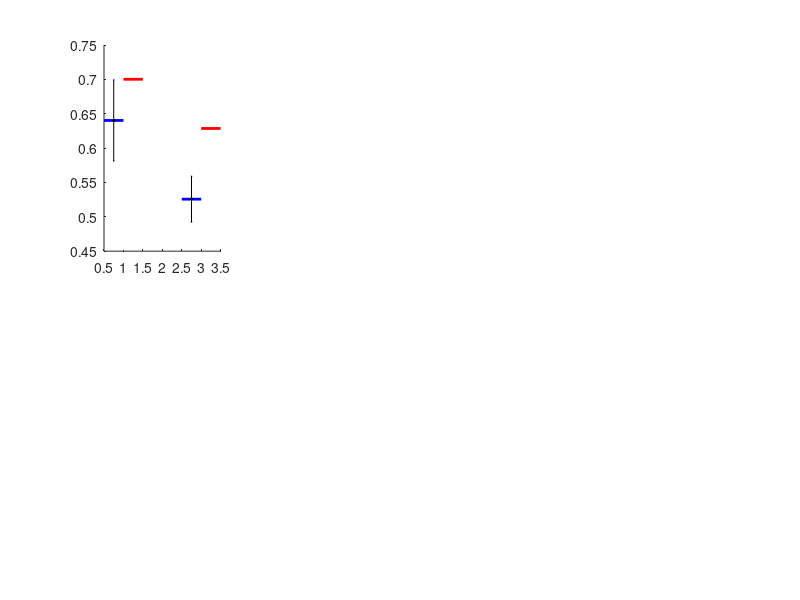

Write the MATLAB code that produced this figure. (Note: this script raises an error after producing the figure.)



%% figure S8b
clc
clear all
close all

% load
load('./data/figure5C_PI_4Dflow.mat');

DataVe = young.VePI;
DataVo = young.VoPI;
DataVe_else = elder.VePI;
DataVo_else = elder.VoPI;

figure('Color',[1 1 1],'Position',[0 0 1200 600],'Units','pixels');     

% draw ICA
subplot(2,4,1); hold on;
plot([0.5 1],[mean(DataVe(:,1)) mean(DataVe(:,1))],'b-','LineWidth',2)
plot([2.5 3],[mean(DataVe(:,2)) mean(DataVe(:,2))],'b-','LineWidth',2)
plot([1 1.5],[mean(DataVe_else(:,1)) mean(DataVe_else(:,1))],'r-','LineWidth',2)
plot([3 3.5],[mean(DataVe_else(:,2)) mean(DataVe_else(:,2))],'r-','LineWidth',2)
errorbar([0.75 2.75],[mean(DataVe(:,1)) mean(DataVe(:,2))],[std(DataVe(:,1)) std(DataVe(:,2))]/sqrt(size(DataVe,1)),'k.','LineWidth',2,'CapSize',0);
errorbar([1.25 3.25],[mean(DataVe_else(:,1)) mean(DataVe_else(:,2))],[std(DataVe_else(:,1)) std(DataVe_else(:,2))]/sqrt(size(DataVe_else,1)),'k.','LineWidth',2,'CapSize',0);
swarmchart([0.75*ones(size(DataVe,1),1)],[DataVe(:,1)],50,'blue','XJitterWidth',0.5);
swarmchart([2.75*ones(size(DataVe,1),1)],[DataVe(:,2)],50,'blue','XJitterWidth',0.5);
swarmchart([1.25*ones(size(DataVe_else,1),1)],[DataVe_else(:,1)],50,'red','XJitterWidth',0.5);
swarmchart([3.25*ones(size(DataVe_else,1),1)],[DataVe_else(:,2)],50,'red','XJitterWidth',0.5);
title('ICA PI-velocity','FontSize',16);
set(gca,'xlim',[0 4],'xTick',[1 3],'XTickLabels',{'ICA1','ICA2'},'FontSize',14,'linewidth',2);
set(gca,'ylim',[0 1.5],'yTick',[0:0.5:1.5],'yTickLabels',[0:0.5:1.5],'FontSize',14,'linewidth',2);
ylabel('vePI','FontSize',14);
axis square
box off;

subplot(2,4,5); hold on;
plot([0.5 1],[mean(DataVo(:,1)) mean(DataVo(:,1))],'b-','LineWidth',2)
plot([2.5 3],[mean(DataVo(:,2)) mean(DataVo(:,2))],'b-','LineWidth',2)
plot([1 1.5],[mean(DataVo_else(:,1)) mean(DataVo_else(:,1))],'r-','LineWidth',2)
plot([3 3.5],[mean(DataVo_else(:,2)) mean(DataVo_else(:,2))],'r-','LineWidth',2)
errorbar([0.75 2.75],[mean(DataVo(:,1)) mean(DataVo(:,2))],[std(DataVo(:,1)) std(DataVo(:,2))]/sqrt(size(DataVo,1)),'k.','LineWidth',2,'CapSize',0);
errorbar([1.25 3.25],[mean(DataVo_else(:,1)) mean(DataVo_else(:,2))],[std(DataVo_else(:,1)) std(DataVo_else(:,2))]/sqrt(size(DataVo_else,1)),'k.','LineWidth',2,'CapSize',0);
swarmchart([0.75*ones(size(DataVo,1),1)],[DataVo(:,1)],50,'blue','XJitterWidth',0.5);
swarmchart([2.75*ones(size(DataVo,1),1)],[DataVo(:,2)],50,'blue','XJitterWidth',0.5);
swarmchart([1.25*ones(size(DataVo_else,1),1)],[DataVo_else(:,1)],50,'red','XJitterWidth',0.5);
swarmchart([3.25*ones(size(DataVo_else,1),1)],[DataVo_else(:,2)],50,'red','XJitterWidth',0.5);
title('ICA PI-volume','FontSize',16);
set(gca,'xlim',[0 4],'xTick',[1 3],'XTickLabels',{'ICA1','ICA2'},'FontSize',14,'linewidth',2);
% set(gca,'ylim',[0 0.4],'yTick',[0:0.1:0.4],'yTickLabels',[0:0.1:0.4],'FontSize',14,'linewidth',2);
set(gca,'ylim',[0 0.6],'yTick',[0:0.2:0.6],'FontSize',14,'linewidth',2);
ylabel('voPI','FontSize',14);
axis square
box off;


% draw ACA
subplot(2,4,2); hold on;
plot([0.5 1.5],[mean(DataVe(:,3)) mean(DataVe(:,3))],'b-','LineWidth',2)
plot([1.5 2.5],[mean(DataVe_else(:,3)) mean(DataVe_else(:,3))],'r-','LineWidth',2)
errorbar([1],[mean(DataVe(:,3))],[std(DataVe(:,3))]/sqrt(size(DataVe,1)),'k.','LineWidth',2,'CapSize',0);
errorbar([2],[mean(DataVe_else(:,3))],[std(DataVe_else(:,3))]/sqrt(size(DataVe_else,1)),'k.','LineWidth',2,'CapSize',0);
swarmchart([1*ones(size(DataVe,1),1)],[DataVe(:,3)],80,'blue','XJitterWidth',0.5);
swarmchart([2*ones(size(DataVe_else,1),1)],[DataVe_else(:,3)],80,'red','XJitterWidth',0.5);
title('ACA PI-velocity','FontSize',16);
set(gca,'xlim',[0 3],'xTick',[1.5],'XTickLabels',{'ACA'},'FontSize',14,'linewidth',2);
set(gca,'ylim',[0 1.5],'yTick',[0:0.5:1.5],'yTickLabels',[0:0.5:1.5],'FontSize',14,'linewidth',2);
ylabel('PI-velocity','FontSize',14);
axis square
box off;

subplot(2,4,6); hold on;
plot([0.5 1.5],[mean(DataVo(:,3)) mean(DataVo(:,3))],'b-','LineWidth',2)
plot([1.5 2.5],[mean(DataVo_else(:,3)) mean(DataVo_else(:,3))],'r-','LineWidth',2)
errorbar([1],[mean(DataVo(:,3))],[std(DataVo(:,3))]/sqrt(size(DataVo,1)),'k.','LineWidth',2,'CapSize',0);
errorbar([2],[mean(DataVo_else(:,3))],[std(DataVo_else(:,3))]/sqrt(size(DataVo_else,1)),'k.','LineWidth',2,'CapSize',0);
swarmchart([1*ones(size(DataVo,1),1)],[DataVo(:,3)],80,'blue','XJitterWidth',0.5);
swarmchart([2*ones(size(DataVo_else,1),1)],[DataVo_else(:,3)],80,'red','XJitterWidth',0.5);
title('ACA PI-volume','FontSize',16);
set(gca,'xlim',[0 3],'xTick',[1.5],'XTickLabels',{'ACA'},'FontSize',14,'linewidth',2);
% set(gca,'ylim',[0 0.4],'yTick',[0:0.1:0.4],'yTickLabels',[0:0.1:0.4],'FontSize',14,'linewidth',2);
set(gca,'ylim',[0 0.6],'yTick',[0:0.2:0.6],'FontSize',14,'linewidth',2);
ylabel('PI-volume','FontSize',14);
axis square
box off;

% draw MCA
subplot(2,4,3); hold on;
plot([0.5 1],[mean(DataVe(:,4)) mean(DataVe(:,4))],'b-','LineWidth',2)
plot([2.5 3],[mean(DataVe(:,5)) mean(DataVe(:,5))],'b-','LineWidth',2)
plot([4.5 5],[mean(DataVe(:,6)) mean(DataVe(:,6))],'b-','LineWidth',2)
plot([1 1.5],[mean(DataVe_else(:,4)) mean(DataVe_else(:,4))],'r-','LineWidth',2)
plot([3 3.5],[mean(DataVe_else(:,5)) mean(DataVe_else(:,5))],'r-','LineWidth',2)
plot([5 5.5],[mean(DataVe_else(:,6)) mean(DataVe_else(:,6))],'r-','LineWidth',2)
% plot([1 3 5],[mean(DataVe_else(:,4),1) mean(DataVe_else(:,5),1) mean(DataVe_else(:,6),1)],'mo','LineWidth',2)
errorbar([0.75 2.75 4.75],[mean(DataVe(:,4)) mean(DataVe(:,5)) mean(DataVe(:,6))],[std(DataVe(:,4)) std(DataVe(:,5)) std(DataVe(:,6))]/sqrt(size(DataVe,1)),'k.','LineWidth',2,'CapSize',0);
errorbar([1.25 3.25 5.25],[mean(DataVe_else(:,4)) mean(DataVe_else(:,5)) mean(DataVe_else(:,6))],[std(DataVe_else(:,4)) std(DataVe_else(:,5)) std(DataVe_else(:,6))]/sqrt(size(DataVe_else,1)),'k.','LineWidth',2,'CapSize',0);
swarmchart([0.75*ones(size(DataVe,1),1)],[DataVe(:,4)],50,'blue','XJitterWidth',0.3);
swarmchart([2.75*ones(size(DataVe,1),1)],[DataVe(:,5)],50,'blue','XJitterWidth',0.3);
swarmchart([4.75*ones(size(DataVe,1),1)],[DataVe(:,6)],50,'blue','XJitterWidth',0.3);
swarmchart([1.25*ones(size(DataVe_else,1),1)],[DataVe_else(:,4)],50,'red','XJitterWidth',0.3);
swarmchart([3.25*ones(size(DataVe_else,1),1)],[DataVe_else(:,5)],50,'red','XJitterWidth',0.3);
swarmchart([5.25*ones(size(DataVe_else,1),1)],[DataVe_else(:,6)],50,'red','XJitterWidth',0.3);
title('MCA PI-velocity','FontSize',16);
set(gca,'xlim',[0 6],'xTick',[1 3 5],'XTickLabels',{'MCA1','MCA2','MCA3'},'FontSize',14,'linewidth',2);
set(gca,'ylim',[0 1.5],'yTick',[0:0.5:1.5],'yTickLabels',[0:0.5:1.5],'FontSize',14,'linewidth',2);
ylabel('PI-velocity','FontSize',14);
axis square
box off;

subplot(2,4,7); hold on;
plot([0.5 1],[mean(DataVo(:,4)) mean(DataVo(:,4))],'b-','LineWidth',2)
plot([2.5 3],[mean(DataVo(:,5)) mean(DataVo(:,5))],'b-','LineWidth',2)
plot([4.5 5],[mean(DataVo(:,6)) mean(DataVo(:,6))],'b-','LineWidth',2)
plot([1 1.5],[mean(DataVo_else(:,4)) mean(DataVo_else(:,4))],'r-','LineWidth',2)
plot([3 3.5],[mean(DataVo_else(:,5)) mean(DataVo_else(:,5))],'r-','LineWidth',2)
plot([5 5.5],[mean(DataVo_else(:,6)) mean(DataVo_else(:,6))],'r-','LineWidth',2)
% plot([1 3 5],[mean(DataVo_else(:,4),1) mean(DataVo_else(:,5),1) mean(DataVo_else(:,6),1)],'mo','LineWidth',2)
errorbar([0.75 2.75 4.75],[mean(DataVo(:,4)) mean(DataVo(:,5)) mean(DataVo(:,6))],[std(DataVo(:,4)) std(DataVo(:,5)) std(DataVo(:,6))]/sqrt(size(DataVo,1)),'k.','LineWidth',2,'CapSize',0);
errorbar([1.25 3.25 5.25],[mean(DataVo_else(:,4)) mean(DataVo_else(:,5)) mean(DataVo_else(:,6))],[std(DataVo_else(:,4)) std(DataVo_else(:,5)) std(DataVo_else(:,6))]/sqrt(size(DataVo_else,1)),'k.','LineWidth',2,'CapSize',0);
swarmchart([0.75*ones(size(DataVo,1),1)],[DataVo(:,4)],50,'blue','XJitterWidth',0.3);
swarmchart([2.75*ones(size(DataVo,1),1)],[DataVo(:,5)],50,'blue','XJitterWidth',0.3);
swarmchart([4.75*ones(size(DataVo,1),1)],[DataVo(:,6)],50,'blue','XJitterWidth',0.3);
swarmchart([1.25*ones(size(DataVo_else,1),1)],[DataVo_else(:,4)],50,'red','XJitterWidth',0.3);
swarmchart([3.25*ones(size(DataVo_else,1),1)],[DataVo_else(:,5)],50,'red','XJitterWidth',0.3);
swarmchart([5.25*ones(size(DataVo_else,1),1)],[DataVo_else(:,6)],50,'red','XJitterWidth',0.3);
title('MCA PI-volume','FontSize',16);
set(gca,'xlim',[0 6],'xTick',[1 3 5],'XTickLabels',{'MCA1','MCA2','MCA3'},'FontSize',14,'linewidth',2);
% set(gca,'ylim',[0 0.4],'yTick',[0:0.1:0.4],'yTickLabels',[0:0.1:0.4],'FontSize',14,'linewidth',2);
set(gca,'ylim',[0 0.6],'yTick',[0:0.2:0.6],'FontSize',14,'linewidth',2);
ylabel('PI-volume','FontSize',14);
axis square
box off;

% draw PCA
subplot(2,4,4); hold on;
plot([0.5 1],[mean(DataVe(:,7)) mean(DataVe(:,7))],'b-','LineWidth',2)
plot([2.5 3],[mean(DataVe(:,8)) mean(DataVe(:,8))],'b-','LineWidth',2)
plot([1 1.5],[mean(DataVe_else(:,7)) mean(DataVe_else(:,7))],'r-','LineWidth',2)
plot([3 3.5],[mean(DataVe_else(:,8)) mean(DataVe_else(:,8))],'r-','LineWidth',2)
errorbar([0.75 2.75],[mean(DataVe(:,7)) mean(DataVe(:,8))],[std(DataVe(:,7)) std(DataVe(:,8))]/sqrt(size(DataVe,1)),'k.','LineWidth',2,'CapSize',0);
errorbar([1.25 3.25],[mean(DataVe_else(:,7)) mean(DataVe_else(:,8))],[std(DataVe_else(:,7)) std(DataVe_else(:,8))]/sqrt(size(DataVe_else,1)),'k.','LineWidth',2,'CapSize',0);
swarmchart([0.75*ones(size(DataVe,1),1)],[DataVe(:,7)],50,'blue','XJitterWidth',0.5);
swarmchart([2.75*ones(size(DataVe,1),1)],[DataVe(:,8)],50,'blue','XJitterWidth',0.5);
swarmchart([1.25*ones(size(DataVe_else,1),1)],[DataVe_else(:,7)],50,'red','XJitterWidth',0.5);
swarmchart([3.25*ones(size(DataVe_else,1),1)],[DataVe_else(:,8)],50,'red','XJitterWidth',0.5);
title('PCA PI-velocity','FontSize',16);
set(gca,'xlim',[0 4],'xTick',[1 3],'XTickLabels',{'PCA1','PCA2'},'FontSize',14,'linewidth',2);
set(gca,'ylim',[0 1.5],'yTick',[0:0.5:1.5],'yTickLabels',[0:0.5:1.5],'FontSize',14,'linewidth',2);
ylabel('PI-velocity','FontSize',14);
axis square
box off;

subplot(2,4,8); hold on;
plot([0.5 1],[mean(DataVo(:,7)) mean(DataVo(:,7))],'b-','LineWidth',2)
plot([2.5 3],[mean(DataVo(:,8)) mean(DataVo(:,8))],'b-','LineWidth',2)
plot([1 1.5],[mean(DataVo_else(:,7)) mean(DataVo_else(:,7))],'r-','LineWidth',2)
plot([3 3.5],[mean(DataVo_else(:,8)) mean(DataVo_else(:,8))],'r-','LineWidth',2)
errorbar([0.75 2.75],[mean(DataVo(:,7)) mean(DataVo(:,8))],[std(DataVo(:,7)) std(DataVo(:,8))]/sqrt(size(DataVo,1)),'k.','LineWidth',2,'CapSize',0);
errorbar([1.25 3.25],[mean(DataVo_else(:,7)) mean(DataVo_else(:,8))],[std(DataVo_else(:,7)) std(DataVo_else(:,8))]/sqrt(size(DataVo_else,1)),'k.','LineWidth',2,'CapSize',0);
swarmchart([0.75*ones(size(DataVo,1),1)],[DataVo(:,7)],50,'blue','XJitterWidth',0.5);
swarmchart([2.75*ones(size(DataVo,1),1)],[DataVo(:,8)],50,'blue','XJitterWidth',0.5);
swarmchart([1.25*ones(size(DataVo_else,1),1)],[DataVo_else(:,7)],50,'red','XJitterWidth',0.5);
swarmchart([3.25*ones(size(DataVo_else,1),1)],[DataVo_else(:,8)],50,'red','XJitterWidth',0.5);
title('PCA PI-volume','FontSize',16);
set(gca,'xlim',[0 4],'xTick',[1 3],'XTickLabels',{'PCA1','PCA2'},'FontSize',14,'linewidth',2);
set(gca,'ylim',[0 0.6],'yTick',[0:0.2:0.6],'FontSize',14,'linewidth',2);
% set(gca,'ylim',[0 0.4],'yTick',[0:0.1:0.4],'yTickLabels',[0:0.1:0.4],'FontSize',14,'linewidth',2);
ylabel('PI-volume','FontSize',14);
axis square
box off;


